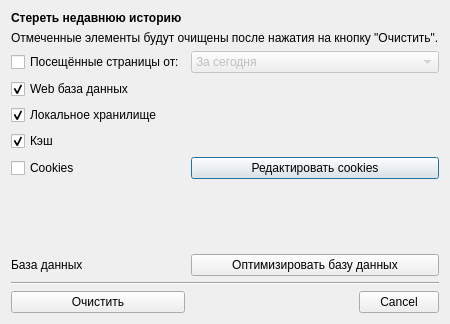
<?xml version="1.0" encoding="UTF-8"?>
<ui version="4.0">
 <class>ClearPrivateData</class>
 <widget class="QDialog" name="ClearPrivateData">
  <property name="geometry">
   <rect>
    <x>0</x>
    <y>0</y>
    <width>377</width>
    <height>324</height>
   </rect>
  </property>
  <property name="windowTitle">
   <string>Очистить недавнюю историю</string>
  </property>
  <layout class="QGridLayout" name="gridLayout">
   <item row="0" column="0">
    <widget class="QLabel" name="label_3">
     <property name="text">
      <string>&lt;b&gt;Стереть недавнюю историю&lt;/b&gt;</string>
     </property>
    </widget>
   </item>
   <item row="6" column="1">
    <widget class="QPushButton" name="editCookies">
     <property name="text">
      <string>Редактировать cookies</string>
     </property>
    </widget>
   </item>
   <item row="2" column="1">
    <widget class="QComboBox" name="historyLength">
     <property name="enabled">
      <bool>false</bool>
     </property>
     <item>
      <property name="text">
       <string>За сегодня</string>
      </property>
     </item>
     <item>
      <property name="text">
       <string>За неделю</string>
      </property>
     </item>
     <item>
      <property name="text">
       <string>За месяц</string>
      </property>
     </item>
     <item>
      <property name="text">
       <string>All</string>
      </property>
     </item>
    </widget>
   </item>
   <item row="2" column="0">
    <widget class="QCheckBox" name="history">
     <property name="text">
      <string>Посещённые страницы от:</string>
     </property>
     <property name="checked">
      <bool>false</bool>
     </property>
    </widget>
   </item>
   <item row="1" column="0" colspan="2">
    <widget class="QLabel" name="label_2">
     <property name="text">
      <string>Отмеченные элементы будут очищены после нажатия на кнопку "Очистить".</string>
     </property>
    </widget>
   </item>
   <item row="4" column="0">
    <widget class="QCheckBox" name="localStorage">
     <property name="text">
      <string>Локальное хранилище</string>
     </property>
     <property name="checked">
      <bool>true</bool>
     </property>
    </widget>
   </item>
   <item row="10" column="0">
    <widget class="QPushButton" name="clear">
     <property name="minimumSize">
      <size>
       <width>90</width>
       <height>0</height>
      </size>
     </property>
     <property name="text">
      <string>Очистить</string>
     </property>
    </widget>
   </item>
   <item row="10" column="1">
    <widget class="QDialogButtonBox" name="buttonBox">
     <property name="orientation">
      <enum>Qt::Horizontal</enum>
     </property>
     <property name="standardButtons">
      <set>QDialogButtonBox::Cancel</set>
     </property>
     <property name="centerButtons">
      <bool>false</bool>
     </property>
    </widget>
   </item>
   <item row="3" column="0">
    <widget class="QCheckBox" name="databases">
     <property name="text">
      <string>Web база данных</string>
     </property>
     <property name="checked">
      <bool>true</bool>
     </property>
    </widget>
   </item>
   <item row="5" column="0">
    <widget class="QCheckBox" name="cache">
     <property name="text">
      <string>Кэш</string>
     </property>
     <property name="checked">
      <bool>true</bool>
     </property>
    </widget>
   </item>
   <item row="8" column="1">
    <widget class="QPushButton" name="optimizeDb">
     <property name="text">
      <string>Оптимизировать базу данных</string>
     </property>
    </widget>
   </item>
   <item row="6" column="0">
    <widget class="QCheckBox" name="cookies">
     <property name="text">
      <string>Cookies</string>
     </property>
     <property name="checked">
      <bool>false</bool>
     </property>
    </widget>
   </item>
   <item row="9" column="0" colspan="2">
    <widget class="Line" name="line">
     <property name="orientation">
      <enum>Qt::Horizontal</enum>
     </property>
    </widget>
   </item>
   <item row="8" column="0">
    <widget class="QLabel" name="label_5">
     <property name="text">
      <string>База данных</string>
     </property>
    </widget>
   </item>
   <item row="7" column="0">
    <spacer name="verticalSpacer">
     <property name="orientation">
      <enum>Qt::Vertical</enum>
     </property>
     <property name="sizeHint" stdset="0">
      <size>
       <width>20</width>
       <height>40</height>
      </size>
     </property>
    </spacer>
   </item>
  </layout>
 </widget>
 <resources/>
 <connections>
  <connection>
   <sender>buttonBox</sender>
   <signal>rejected()</signal>
   <receiver>ClearPrivateData</receiver>
   <slot>reject()</slot>
   <hints>
    <hint type="sourcelabel">
     <x>316</x>
     <y>260</y>
    </hint>
    <hint type="destinationlabel">
     <x>286</x>
     <y>274</y>
    </hint>
   </hints>
  </connection>
 </connections>
</ui>
